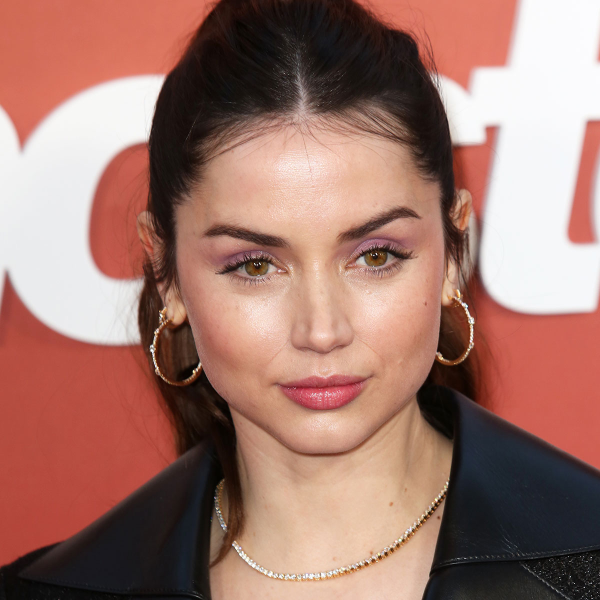
#> input picture Ana-de-Armas-5.jpg, 1200 x 1200 px (shown at 1/2 size)
$ python anadeArma.py
#> lines starting #> are read from the running program, lines starting #| are printed output that depends on the picture
from PIL import Image
import sys

# We need the image file to know where to place the dots.
# Ensure 'image_b49c4b.jpg' is in the same folder as this script.
image_path = "Ana-de-Armas-5.jpg"

def image_to_dots(path, width=100):
#> called with path = 'Ana-de-Armas-5.jpg', width = 120
    try:
        img = Image.open(path)
#> img is the input picture: PIL image 1200x1200 RGB; mean R, G, B 160.7, 118.9, 108.5
    except FileNotFoundError:
        print(f"Error: I cannot find '{path}'. Make sure the photo is in this folder.")
        return

    # 1. Convert to grayscale (black and white)
    img = img.convert("L")
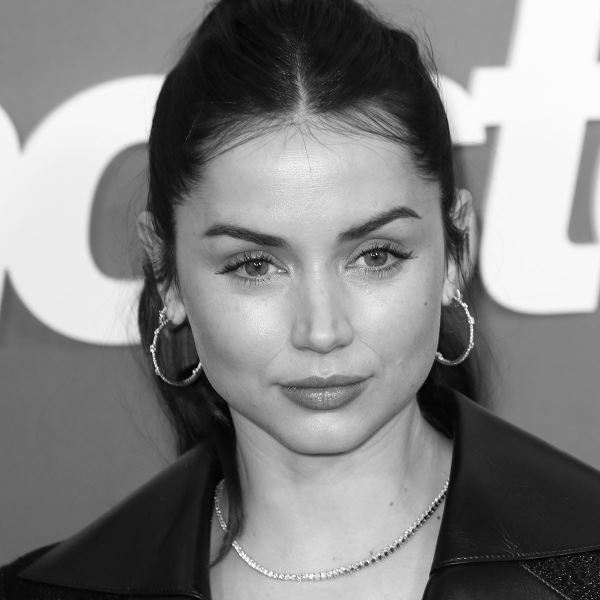
#> img: PIL image 1200x1200 L (shown at 1/2 size); min 0, max 255, mean 130.2

    # 2. Resize it so it fits on your screen
    # We maintain the aspect ratio (height vs width)
    w_percent = (width / float(img.size[0]))
#> w_percent = 0.1
    h_size = int((float(img.size[1]) * float(w_percent)) * 0.55) # 0.55 corrects for line height
#> h_size = 66
    img = img.resize((width, h_size), Image.Resampling.LANCZOS)
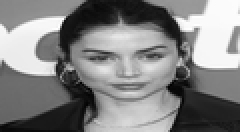
#> img: PIL image 120x66 L (shown 2 times larger); min 0, max 255, mean 130.2

    # 3. Build the dot image
    pixels = img.getdata()
    dot_string = ""

    width_counter = 0
    for pixel in pixels:
        # If the pixel is dark (less than 128), we draw a dot '.'
        # If the pixel is light, we draw a space ' '
        if pixel < 128:
            dot_string += "."
        else:
            dot_string += " "

        width_counter += 1

        # When we reach the edge of the image, start a new line
        if width_counter == width:
            dot_string += "\n"
            width_counter = 0
#> this loop made 7920 passes
#> (pixel, dot_string) on passes 1 to 12: (134, ' '), (134, '  '), (135, '   '), (134, '    '), (134, '     '), (134, '      '), (136, '       '), (137, '        '), (137, '         '), (137, '          '), (137, '           '), (138, '            ')
#> pixel on passes 41 to 46: 140, 132, 107, 53, 23, 23
#> after the loop, width_counter = 0

    # 4. Print the final result
    print(dot_string)

# Run the function
image_to_dots(image_path, width=120)
